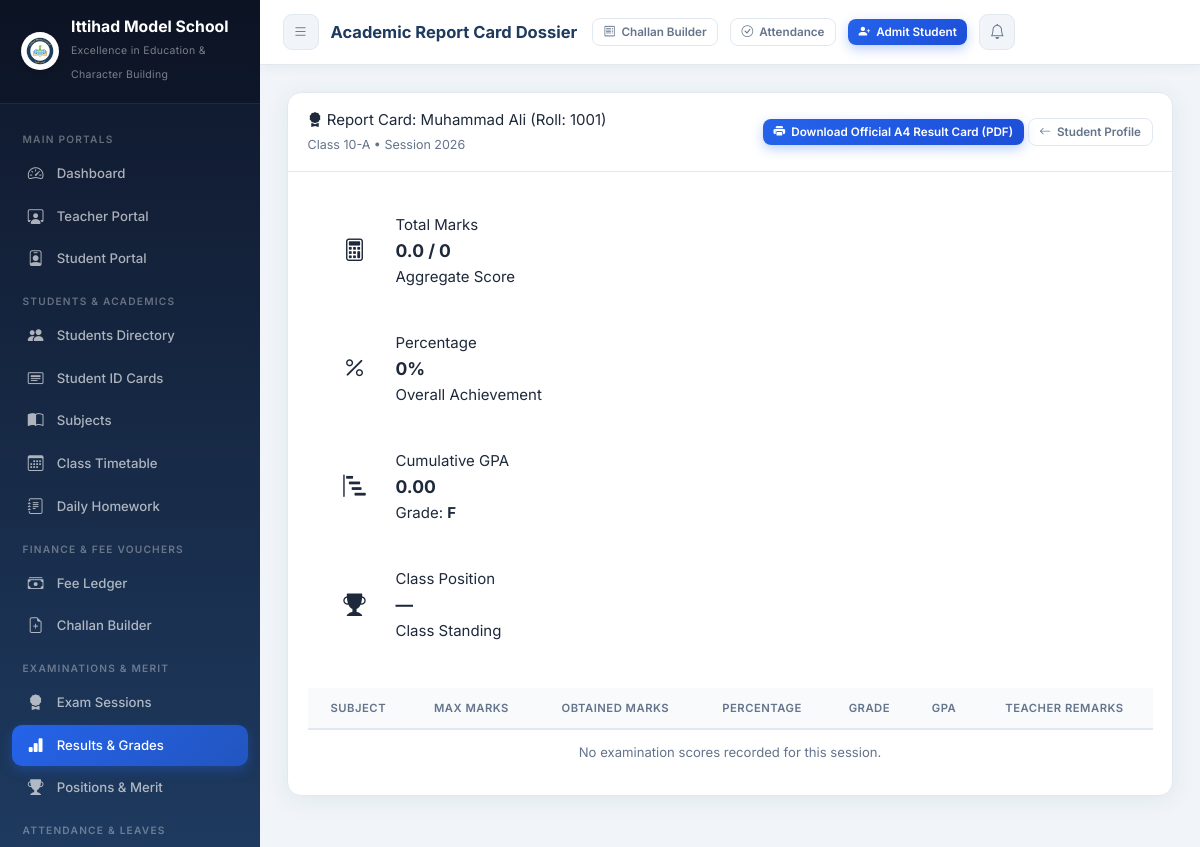
Page /results/student/1/ (signed in) on the committed database.
### core/models.py (models this page shows, shortened)
class SchoolSetting(models.Model):
    school_name        = models.CharField(max_length=200, default='Ittihad Model School')
    tagline            = models.CharField(max_length=250, default='Excellence in Education & Character Building')
    registration_no    = models.CharField(max_length=100, default='REG-IMS-2026-987')
    address            = models.TextField(default='Sector H-9, Educational Complex, Capital City')
    contact_phone      = models.CharField(max_length=50, default='+92 51 9876543 / 0300-1234567')
    email              = models.EmailField(default='info@ittihadmodelschool.edu.pk')
    website            = models.URLField(default='https://ittihadmodelschool.edu.pk', blank=True)
    logo               = models.ImageField(upload_to='school_branding/', default='school_branding/logo.png', blank=True, null=True)
    bank_name          = models.CharField(max_length=100, default='National Allied Bank Ltd')
    bank_account_title = models.CharField(max_length=150, default='Ittihad Model School Trust')
    bank_account_no    = models.CharField(max_length=50, default='0123-4567890123')
    iban               = models.CharField(max_length=50, default='PK36NABL0000012345678901')
    bank_branch        = models.CharField(max_length=100, default='Main Campus Branch (Code: 0422)')
    currency_symbol    = models.CharField(max_length=10, default='PKR')
    late_fee_per_day   = models.DecimalField(max_digits=8, decimal_places=2, default=50.00)
    principal_name     = models.CharField(max_length=100, default='Prof. Dr. Sarah Jenkins')
    @classmethod
    def get_settings(cls):
        obj, _ = cls.objects.get_or_create(
            id=1,
            defaults={
                'school_name': 'Ittihad Model School',
                'tagline': 'Excellence in Education & Character Building',
                'logo': 'school_branding/logo.png',
            }
        )
        return obj

class Student(models.Model):
    user           = models.OneToOneField(User, on_delete=models.SET_NULL, null=True, blank=True, related_name='student_profile')
    roll_no        = models.CharField(max_length=20, unique=True, db_index=True)
    admission_no   = models.CharField(max_length=30, blank=True, db_index=True)
    name           = models.CharField(max_length=100, db_index=True)
    father_name    = models.CharField(max_length=100, blank=True)
    father_occupation = models.CharField(max_length=100, blank=True)
    mother_name    = models.CharField(max_length=100, blank=True)
    gender         = models.CharField(max_length=10, choices=GENDER_CHOICES, default='Male')
    blood_group    = models.CharField(max_length=10, choices=BLOOD_GROUPS, default='Unknown')
    dob            = models.DateField(null=True, blank=True)
    student_class  = models.CharField(max_length=10, choices=CLASS_CHOICES, db_index=True)
    section        = models.CharField(max_length=5, choices=SECTION_CHOICES, default='A', db_index=True)
    contact        = models.CharField(max_length=25, blank=True, db_index=True)
    emergency_contact = models.CharField(max_length=25, blank=True, db_index=True)
    email          = models.EmailField(blank=True)
    address        = models.TextField(blank=True)
    photo          = models.ImageField(upload_to='student_photos/', blank=True, null=True)
    admission_date = models.DateField(default=date.today)
    monthly_fee    = models.DecimalField(max_digits=10, decimal_places=2, default=3500.00)
    concession_percent = models.DecimalField(max_digits=5, decimal_places=2, default=0.00)
    concession_reason  = models.CharField(max_length=150, blank=True, help_text="e.g. Merit Scholarship, Siblings")
    is_active      = models.BooleanField(default=True, db_index=True)
    created_at     = models.DateTimeField(auto_now_add=True)
    updated_at     = models.DateTimeField(auto_now=True)
    class Meta:
        ordering = ['student_class', 'section', 'roll_no']

### core/views.py (the view)
# urls.py: path('results/student/<int:student_id>/', views.student_result_detail, name='student_result_detail'),
@login_required
def student_result_detail(request, student_id):
    student = get_object_or_404(Student, pk=student_id)
    exam_type = request.GET.get('exam_type', 'Final')
    year      = int(request.GET.get('year', date.today().year))
    results = Result.objects.filter(student=student, exam_type=exam_type, year=year).select_related('subject')
    total_marks    = sum(r.max_marks for r in results)
    obtained_marks = sum(float(r.marks_obtained) for r in results)
    percentage     = round((obtained_marks / total_marks) * 100, 2) if total_marks else 0
    avg_gpa        = round(sum(r.gpa for r in results) / Decimal(len(results)), 2) if results else Decimal('0.00')
    if percentage >= 90:   overall_grade = 'A+'
    elif percentage >= 80: overall_grade = 'A'
    elif percentage >= 70: overall_grade = 'B'
    elif percentage >= 60: overall_grade = 'C'
    elif percentage >= 50: overall_grade = 'D'
    else:                  overall_grade = 'F'
    class_students = Student.objects.filter(student_class=student.student_class, is_active=True)
    rankings = []
    for s in class_students:
        s_res = Result.objects.filter(student=s, exam_type=exam_type, year=year)
        s_tot = sum(r.max_marks for r in s_res)
        s_obt = sum(float(r.marks_obtained) for r in s_res)
        s_pct = round((s_obt / s_tot) * 100, 2) if s_tot else 0
        if s_tot > 0:
            rankings.append({'student': s, 'pct': s_pct})
    rankings.sort(key=lambda x: x['pct'], reverse=True)
    position_text = "—"
    for idx, rk in enumerate(rankings, 1):
        if rk['student'].pk == student.pk:
            suffix = {1: 'st', 2: 'nd', 3: 'rd'}.get(idx if idx < 20 else idx % 10, 'th')
            position_text = f"{idx}{suffix} of {len(rankings)}"
            break
    return render(request, 'core/student_result_detail.html', {
        'student': student,
        'results': results,
        'total_marks': total_marks,
        'obtained_marks': obtained_marks,
        'percentage': percentage,
        'avg_gpa': avg_gpa,
        'overall_grade': overall_grade,
        'position_text': position_text,
        'exam_type': exam_type,
        'year': year,
        'years': range(2022, date.today().year + 2),
    })

### core/context_processors.py (called while the page is built)
def school_settings_processor(request):
    try:
        setting = SchoolSetting.get_settings()
    except Exception:
        setting = None
    return {
        'school_setting': setting,
        'SCHOOL_NAME': setting.school_name if setting else 'Ittihad Model School',
    }

### templates/core/student_result_detail.html (shortened to what this page needs)
{% extends "base.html" %}
{% block page_title %}Academic Report Card Dossier{% endblock %}
{% block content %}
<div class="card fade-in mb-4">
  <div class="card-header" style="display:flex; justify-content:space-between; align-items:center; flex-wrap:wrap; gap:12px;">
    <div>
      <div class="card-title"><i class="bi bi-award-fill text-warning"></i> Report Card: {{ student.name }} (Roll: {{ student.roll_no }})</div>
      <small class="text-muted">Class {{ student.student_class }}-{{ student.section }} &bull; Session {{ year }}</small>
    </div>
    <div class="actions-group">
      <a href="{% url 'result_pdf' student.pk %}?exam_type={{ exam_type }}&year={{ year }}" target="_blank" class="btn btn-primary btn-sm">
        <i class="bi bi-printer-fill"></i> Download Official A4 Result Card (PDF)
      </a>
      <a href="{% url 'student_detail' student.pk %}" class="btn btn-outline btn-sm">
        <i class="bi bi-arrow-left"></i> Student Profile
      </a>
    </div>
  </div>
  <div class="card-body">
    <div class="stat-grid mb-4">
      <div class="stat-card">
        <div class="stat-icon icon-blue"><i class="bi bi-calculator"></i></div>
        <div class="stat-info">
          <span class="stat-label">Total Marks</span>
          <h3>{{ obtained_marks|floatformat:1 }} / {{ total_marks }}</h3>
          <span class="stat-sub">Aggregate Score</span>
        </div>
      </div>
      <div class="stat-card">
        <div class="stat-icon icon-green"><i class="bi bi-percent"></i></div>
        <div class="stat-info">
          <span class="stat-label">Percentage</span>
          <h3>{{ percentage }}%</h3>
          <span class="stat-sub text-success">Overall Achievement</span>
        </div>
      </div>
      <div class="stat-card">
        <div class="stat-icon icon-teal"><i class="bi bi-bar-chart-steps"></i></div>
        <div class="stat-info">
          <span class="stat-label">Cumulative GPA</span>
          <h3>{{ avg_gpa|floatformat:2 }}</h3>
          <span class="stat-sub">Grade: <strong>{{ overall_grade }}</strong></span>
        </div>
      </div>
      <div class="stat-card">
        <div class="stat-icon icon-amber"><i class="bi bi-trophy-fill"></i></div>
        <div class="stat-info">
          <span class="stat-label">Class Position</span>
          <h3 class="text-warning">{{ position_text }}</h3>
          <span class="stat-sub">Class Standing</span>
        </div>
      </div>
    </div>
    <div class="table-responsive">
      <table class="table mb-0">
        <thead>
          <tr>
            <th>Subject</th>
            <th>Max Marks</th>
            <th>Obtained Marks</th>
            <th>Percentage</th>
            <th>Grade</th>
            <th>GPA</th>
            <th>Teacher Remarks</th>
          </tr>
        </thead>
        <tbody>
          {% for r in results %}
            <tr>
              <td><strong>{{ r.subject.name }}</strong> ({{ r.subject.code }})</td>
              <td>{{ r.max_marks }}</td>
              <td class="font-weight-bold">{{ r.marks_obtained }}</td>
              <td>{{ r.percentage }}%</td>
              <td><span class="badge badge-{% if r.grade == 'A+' or r.grade == 'A' %}success{% elif r.grade == 'F' %}danger{% else %}info{% endif %}">{{ r.grade }}</span></td>
              <td>{{ r.gpa|floatformat:2 }}</td>
              <td>{{ r.teacher_remarks|default:'Consistent progress' }}</td>
            </tr>
          {% empty %}
            <tr>
              <td colspan="7" class="text-center py-4 text-muted">No examination scores recorded for this session.</td>
            </tr>
          {% endfor %}
        </tbody>
      </table>
    </div>
  </div>
</div>
{% endblock %}

### templates/base.html (shortened to what this page needs)
<!DOCTYPE html>
<html lang="en">
<head>
  {% load static %}
  <link rel="stylesheet" href="{% static 'css/style.css' %}">
  <link rel="stylesheet" href="https://cdn.jsdelivr.net/npm/bootstrap-icons@1.11.1/font/bootstrap-icons.css">
</head>
<body>
<aside class="sidebar" id="sidebar">
  <div class="sidebar-brand">
    <div class="brand-icon" style="display:flex; align-items:center; justify-content:center; background:none;">
      {% if school_setting.logo %}
        <img src="{{ school_setting.logo.url }}" alt="Logo" style="width:38px; height:38px; border-radius:50%; object-fit:contain; background:white; padding:1px; box-shadow:0 2px 6px rgba(0,0,0,0.15);">
      {% else %}
        <img src="{% static 'images/logo.png' %}" alt="Logo" style="width:38px; height:38px; border-radius:50%; object-fit:contain; background:white; padding:1px; box-shadow:0 2px 6px rgba(0,0,0,0.15);" onerror="this.outerHTML='🏫'">
      {% endif %}
    </div>
    <div class="brand-text">
      <h2 style="font-size:1.05rem; line-height:1.2;">{{ school_setting.school_name|default:"Ittihad Model School" }}</h2>
      <span style="font-size:0.7rem; letter-spacing:0.3px;">{{ school_setting.tagline|default:"Excellence in Education" }}</span>
    </div>
  </div>
  <nav class="sidebar-menu">
    <div class="menu-label">Main Portals</div>
    <div class="nav-item">
      <a href="{% url 'dashboard' %}" class="nav-link">
        <span class="nav-icon"><i class="bi bi-speedometer2"></i></span>
        Dashboard
      </a>
    </div>
    <div class="nav-item">
      <a href="{% url 'teacher_portal' %}" class="nav-link">
        <span class="nav-icon"><i class="bi bi-person-workspace"></i></span>
        Teacher Portal
      </a>
    </div>
    <div class="nav-item">
      <a href="{% url 'student_portal' %}" class="nav-link">
        <span class="nav-icon"><i class="bi bi-person-badge"></i></span>
        Student Portal
      </a>
    </div>
    <div class="menu-label">Students & Academics</div>
    <div class="nav-item">
      <a href="{% url 'student_list' %}" class="nav-link">
        <span class="nav-icon"><i class="bi bi-people-fill"></i></span>
        Students Directory
      </a>
    </div>
    <div class="nav-item">
      <a href="{% url 'student_id_cards_pdf' %}" target="_blank" class="nav-link">
        <span class="nav-icon"><i class="bi bi-card-heading"></i></span>
        Student ID Cards
      </a>
    </div>
    <div class="nav-item">
      <a href="{% url 'subject_list' %}" class="nav-link">
        <span class="nav-icon"><i class="bi bi-book-half"></i></span>
        Subjects
      </a>
    </div>
    <div class="nav-item">
      <a href="{% url 'timetable_list' %}" class="nav-link">
        <span class="nav-icon"><i class="bi bi-calendar3"></i></span>
        Class Timetable
      </a>
    </div>
    <div class="nav-item">
      <a href="{% url 'homework_list' %}" class="nav-link">
        <span class="nav-icon"><i class="bi bi-journal-text"></i></span>
        Daily Homework
      </a>
    </div>
    <div class="menu-label">Finance & Fee Vouchers</div>
    <div class="nav-item">
      <a href="{% url 'fee_list' %}" class="nav-link">
        <span class="nav-icon"><i class="bi bi-cash-stack"></i></span>
        Fee Ledger
      </a>
    </div>
    <div class="nav-item">
      <a href="{% url 'bulk_voucher_generate' %}" class="nav-link">
        <span class="nav-icon"><i class="bi bi-file-earmark-plus"></i></span>
        Challan Builder
      </a>
    </div>
    <div class="menu-label">Examinations & Merit</div>
    <div class="nav-item">
      <a href="{% url 'exam_list' %}" class="nav-link">
        <span class="nav-icon"><i class="bi bi-award-fill"></i></span>
        Exam Sessions
      </a>
    </div>
    <div class="nav-item">
      <a href="{% url 'result_list' %}" class="nav-link">
        <span class="nav-icon"><i class="bi bi-bar-chart-fill"></i></span>
        Results & Grades
      </a>
    </div>
    <div class="nav-item">
      <a href="{% url 'merit_list_view' %}" class="nav-link">
        <span class="nav-icon"><i class="bi bi-trophy-fill"></i></span>
        Positions & Merit
      </a>
    </div>
    <div class="menu-label">Attendance & Leaves</div>
  </nav>
</aside>
<header class="topbar">
  <div style="display:flex; align-items:center; gap:12px;">
    <button class="btn-icon" id="menuToggle" aria-label="Toggle menu">
      <i class="bi bi-list"></i>
    </button>
    <div class="topbar-title">{% block page_title %}EduManage Dashboard{% endblock %}</div>
  </div>
  <div class="topbar-actions">
    <a href="{% url 'bulk_voucher_generate' %}" class="btn btn-outline btn-sm" title="Generate Monthly Vouchers">
      <i class="bi bi-receipt"></i> <span class="d-none-sm">Challan Builder</span>
    </a>
    <a href="{% url 'student_attendance' %}" class="btn btn-outline btn-sm" title="Mark Daily Attendance">
      <i class="bi bi-check-circle"></i> <span class="d-none-sm">Attendance</span>
    </a>
    <a href="{% url 'student_add' %}" class="btn btn-primary btn-sm" id="quickAddStudent">
      <i class="bi bi-person-plus-fill"></i> <span class="d-none-sm">Admit Student</span>
    </a>
    <a href="{% url 'notifications' %}" class="btn-icon" id="notifBtn" title="Notifications">
      <i class="bi bi-bell"></i>
    </a>
  </div>
</header>
<main class="main-content">
  <div class="page-body">
    {% block content %}{% endblock %}
  </div>
</main>
</body>
</html>

### rows in the picture
SchoolSetting: logo (picture), school_name "Ittihad Model School", tagline "Excellence in Education & Character Building"
Student: name "Muhammad Ali", roll_no "1001", student_class "10", section "A"

### other values in the picture
{{ year }} "2026"
{{ obtained_marks|floatformat:1 }} "0.0"
{{ total_marks }} "0"
{{ percentage }} "0"
{{ avg_gpa|floatformat:2 }} "0.00"
{{ overall_grade }} "F"
{{ position_text }} "—"
